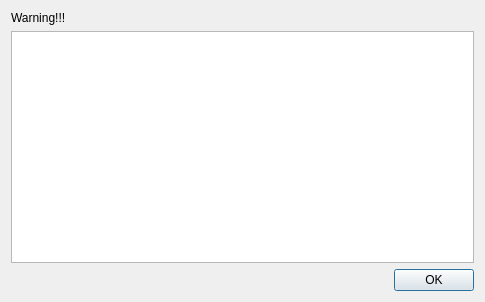
<?xml version="1.0" encoding="UTF-8"?>
<ui version="4.0">
 <class>Dialog</class>
 <widget class="QDialog" name="Dialog">
  <property name="geometry">
   <rect>
    <x>0</x>
    <y>0</y>
    <width>485</width>
    <height>302</height>
   </rect>
  </property>
  <property name="windowTitle">
   <string>Dialog</string>
  </property>
  <layout class="QGridLayout" name="gridLayout">
   <item row="0" column="0">
    <widget class="QLabel" name="label">
     <property name="text">
      <string>Warning!!!</string>
     </property>
    </widget>
   </item>
   <item row="1" column="0">
    <widget class="QTextEdit" name="textEdit"/>
   </item>
   <item row="2" column="0">
    <layout class="QHBoxLayout" name="horizontalLayout">
     <item>
      <spacer name="horizontalSpacer">
       <property name="orientation">
        <enum>Qt::Horizontal</enum>
       </property>
       <property name="sizeHint" stdset="0">
        <size>
         <width>40</width>
         <height>20</height>
        </size>
       </property>
      </spacer>
     </item>
     <item>
      <widget class="QPushButton" name="OK">
       <property name="text">
        <string>OK</string>
       </property>
      </widget>
     </item>
    </layout>
   </item>
  </layout>
 </widget>
 <resources/>
 <connections/>
</ui>
